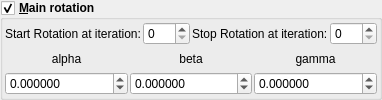
    <widget class="MyGroupBox" name="groupCheck_mandelbox_main_rotation_enabled">
     <property name="font">
      <font>
       <weight>75</weight>
       <bold>true</bold>
      </font>
     </property>
     <property name="title">
      <string>&amp;Main rotation</string>
     </property>
     <property name="checkable">
      <bool>true</bool>
     </property>
     <layout class="QVBoxLayout" name="verticalLayout_3" stretch="0,0">
      <property name="spacing">
       <number>2</number>
      </property>
      <property name="leftMargin">
       <number>2</number>
      </property>
      <property name="topMargin">
       <number>2</number>
      </property>
      <property name="rightMargin">
       <number>2</number>
      </property>
      <property name="bottomMargin">
       <number>2</number>
      </property>
      <item>
       <layout class="QGridLayout" name="gridLayout">
        <item row="0" column="4">
         <widget class="MySpinBox" name="spinboxInt_transf_stop_iterations_R">
          <property name="sizePolicy">
           <sizepolicy hsizetype="Minimum" vsizetype="Maximum">
            <horstretch>0</horstretch>
            <verstretch>0</verstretch>
           </sizepolicy>
          </property>
          <property name="font">
           <font>
            <weight>50</weight>
            <bold>false</bold>
           </font>
          </property>
          <property name="maximum">
           <number>250</number>
          </property>
         </widget>
        </item>
        <item row="0" column="2">
         <widget class="QLabel" name="label_248">
          <property name="font">
           <font>
            <weight>50</weight>
            <bold>false</bold>
           </font>
          </property>
          <property name="text">
           <string>Stop Rotation at iteration:</string>
          </property>
         </widget>
        </item>
        <item row="0" column="1">
         <widget class="MySpinBox" name="spinboxInt_transf_start_iterations_R">
          <property name="sizePolicy">
           <sizepolicy hsizetype="Minimum" vsizetype="Maximum">
            <horstretch>0</horstretch>
            <verstretch>0</verstretch>
           </sizepolicy>
          </property>
          <property name="font">
           <font>
            <weight>50</weight>
            <bold>false</bold>
           </font>
          </property>
          <property name="maximum">
           <number>250</number>
          </property>
         </widget>
        </item>
        <item row="0" column="0">
         <widget class="QLabel" name="label_249">
          <property name="font">
           <font>
            <weight>50</weight>
            <bold>false</bold>
           </font>
          </property>
          <property name="text">
           <string>Start Rotation at iteration:</string>
          </property>
         </widget>
        </item>
       </layout>
      </item>
      <item>
       <layout class="QGridLayout" name="gridLayout_10">
        <item row="0" column="0">
         <widget class="QLabel" name="label_13">
          <property name="font">
           <font>
            <weight>50</weight>
            <bold>false</bold>
           </font>
          </property>
          <property name="text">
           <string notr="true">alpha</string>
          </property>
          <property name="alignment">
           <set>Qt::AlignCenter</set>
          </property>
         </widget>
        </item>
        <item row="0" column="2">
         <widget class="QLabel" name="label_15">
          <property name="font">
           <font>
            <weight>50</weight>
            <bold>false</bold>
           </font>
          </property>
          <property name="text">
           <string notr="true">gamma</string>
          </property>
          <property name="alignment">
           <set>Qt::AlignCenter</set>
          </property>
         </widget>
        </item>
        <item row="0" column="1">
         <widget class="QLabel" name="label_14">
          <property name="font">
           <font>
            <weight>50</weight>
            <bold>false</bold>
           </font>
          </property>
          <property name="text">
           <string notr="true">beta</string>
          </property>
          <property name="alignment">
           <set>Qt::AlignCenter</set>
          </property>
         </widget>
        </item>
        <item row="1" column="0">
         <widget class="MyDoubleSpinBox" name="spinboxd3_mandelbox_rotation_main_x">
          <property name="sizePolicy">
           <sizepolicy hsizetype="Minimum" vsizetype="Maximum">
            <horstretch>0</horstretch>
            <verstretch>0</verstretch>
           </sizepolicy>
          </property>
          <property name="font">
           <font>
            <weight>50</weight>
            <bold>false</bold>
           </font>
          </property>
          <property name="prefix">
           <string/>
          </property>
          <property name="suffix">
           <string/>
          </property>
          <property name="decimals">
           <number>6</number>
          </property>
          <property name="minimum">
           <double>-180.000000000000000</double>
          </property>
          <property name="maximum">
           <double>180.000000000000000</double>
          </property>
          <property name="singleStep">
           <double>1.000000000000000</double>
          </property>
         </widget>
        </item>
        <item row="1" column="1">
         <widget class="MyDoubleSpinBox" name="spinboxd3_mandelbox_rotation_main_y">
          <property name="sizePolicy">
           <sizepolicy hsizetype="Minimum" vsizetype="Maximum">
            <horstretch>0</horstretch>
            <verstretch>0</verstretch>
           </sizepolicy>
          </property>
          <property name="font">
           <font>
            <weight>50</weight>
            <bold>false</bold>
           </font>
          </property>
          <property name="prefix">
           <string/>
          </property>
          <property name="suffix">
           <string/>
          </property>
          <property name="decimals">
           <number>6</number>
          </property>
          <property name="minimum">
           <double>-180.000000000000000</double>
          </property>
          <property name="maximum">
           <double>180.000000000000000</double>
          </property>
          <property name="singleStep">
           <double>1.000000000000000</double>
          </property>
         </widget>
        </item>
        <item row="1" column="2">
         <widget class="MyDoubleSpinBox" name="spinboxd3_mandelbox_rotation_main_z">
          <property name="sizePolicy">
           <sizepolicy hsizetype="Minimum" vsizetype="Maximum">
            <horstretch>0</horstretch>
            <verstretch>0</verstretch>
           </sizepolicy>
          </property>
          <property name="font">
           <font>
            <weight>50</weight>
            <bold>false</bold>
           </font>
          </property>
          <property name="prefix">
           <string/>
          </property>
          <property name="suffix">
           <string/>
          </property>
          <property name="decimals">
           <number>6</number>
          </property>
          <property name="minimum">
           <double>-180.000000000000000</double>
          </property>
          <property name="maximum">
           <double>180.000000000000000</double>
          </property>
          <property name="singleStep">
           <double>1.000000000000000</double>
          </property>
         </widget>
        </item>
       </layout>
      </item>
     </layout>
    </widget>
